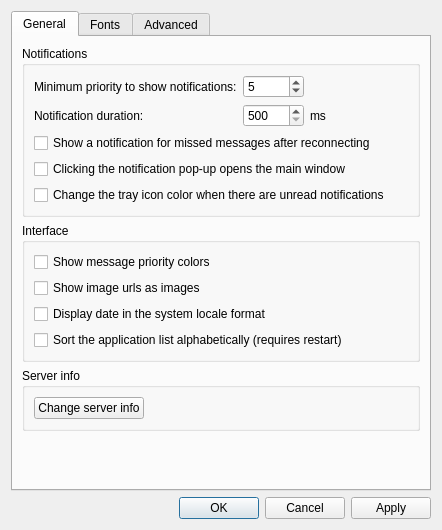
<?xml version="1.0" encoding="UTF-8"?>
<ui version="4.0">
 <class>Dialog</class>
 <widget class="QDialog" name="Dialog">
  <property name="geometry">
   <rect>
    <x>0</x>
    <y>0</y>
    <width>442</width>
    <height>530</height>
   </rect>
  </property>
  <property name="windowTitle">
   <string>Dialog</string>
  </property>
  <layout class="QGridLayout" name="gridLayout">
   <item row="1" column="4">
    <widget class="QDialogButtonBox" name="buttonBox">
     <property name="orientation">
      <enum>Qt::Horizontal</enum>
     </property>
     <property name="standardButtons">
      <set>QDialogButtonBox::Apply|QDialogButtonBox::Cancel|QDialogButtonBox::Ok</set>
     </property>
    </widget>
   </item>
   <item row="0" column="0" colspan="5">
    <widget class="QTabWidget" name="tabWidget">
     <property name="currentIndex">
      <number>0</number>
     </property>
     <widget class="QWidget" name="tab_general">
      <attribute name="title">
       <string>General</string>
      </attribute>
      <layout class="QVBoxLayout" name="verticalLayout_4">
       <item>
        <widget class="QGroupBox" name="groupBox_notifications">
         <property name="title">
          <string>Notifications</string>
         </property>
         <layout class="QGridLayout" name="gridLayout_4">
          <item row="1" column="0">
           <widget class="QLabel" name="label_notification_duration">
            <property name="text">
             <string>Notification duration:</string>
            </property>
           </widget>
          </item>
          <item row="1" column="1">
           <widget class="QSpinBox" name="spin_duration">
            <property name="minimum">
             <number>500</number>
            </property>
            <property name="maximum">
             <number>30000</number>
            </property>
            <property name="singleStep">
             <number>100</number>
            </property>
           </widget>
          </item>
          <item row="3" column="0" colspan="3">
           <widget class="QCheckBox" name="cb_notification_click">
            <property name="text">
             <string>Clicking the notification pop-up opens the main window</string>
            </property>
           </widget>
          </item>
          <item row="1" column="2">
           <widget class="QLabel" name="label_notification_duration_ms">
            <property name="text">
             <string>ms</string>
            </property>
           </widget>
          </item>
          <item row="0" column="2">
           <spacer name="horizontalSpacer_3">
            <property name="orientation">
             <enum>Qt::Horizontal</enum>
            </property>
            <property name="sizeHint" stdset="0">
             <size>
              <width>40</width>
              <height>20</height>
             </size>
            </property>
           </spacer>
          </item>
          <item row="2" column="0" colspan="3">
           <widget class="QCheckBox" name="cb_notify">
            <property name="text">
             <string>Show a notification for missed messages after reconnecting</string>
            </property>
           </widget>
          </item>
          <item row="0" column="1">
           <widget class="QSpinBox" name="spin_priority">
            <property name="minimum">
             <number>1</number>
            </property>
            <property name="maximum">
             <number>10</number>
            </property>
            <property name="value">
             <number>5</number>
            </property>
           </widget>
          </item>
          <item row="0" column="0">
           <widget class="QLabel" name="label_notification_priority">
            <property name="text">
             <string>Minimum priority to show notifications:</string>
            </property>
           </widget>
          </item>
          <item row="4" column="0" colspan="3">
           <widget class="QCheckBox" name="cb_tray_icon_unread">
            <property name="text">
             <string>Change the tray icon color when there are unread notifications</string>
            </property>
           </widget>
          </item>
         </layout>
        </widget>
       </item>
       <item>
        <widget class="QGroupBox" name="groupBox_2">
         <property name="title">
          <string>Interface</string>
         </property>
         <layout class="QVBoxLayout" name="verticalLayout_2">
          <item>
           <widget class="QCheckBox" name="cb_priority_colors">
            <property name="toolTip">
             <string>4..7   -&gt; medium
8..10 -&gt; high</string>
            </property>
            <property name="text">
             <string>Show message priority colors</string>
            </property>
           </widget>
          </item>
          <item>
           <widget class="QCheckBox" name="cb_image_urls">
            <property name="text">
             <string>Show image urls as images</string>
            </property>
           </widget>
          </item>
          <item>
           <widget class="QCheckBox" name="cb_locale">
            <property name="text">
             <string>Display date in the system locale format</string>
            </property>
           </widget>
          </item>
          <item>
           <widget class="QCheckBox" name="cb_sort_applications">
            <property name="text">
             <string>Sort the application list alphabetically (requires restart)</string>
            </property>
           </widget>
          </item>
         </layout>
        </widget>
       </item>
       <item>
        <widget class="QGroupBox" name="groupBox_server_info">
         <property name="title">
          <string>Server info</string>
         </property>
         <layout class="QGridLayout" name="gridLayout_3">
          <item row="0" column="0">
           <widget class="QPushButton" name="pb_change_server_info">
            <property name="text">
             <string>Change server info</string>
            </property>
           </widget>
          </item>
          <item row="0" column="1">
           <spacer name="horizontalSpacer_2">
            <property name="orientation">
             <enum>Qt::Horizontal</enum>
            </property>
            <property name="sizeHint" stdset="0">
             <size>
              <width>40</width>
              <height>20</height>
             </size>
            </property>
           </spacer>
          </item>
         </layout>
        </widget>
       </item>
       <item>
        <spacer name="verticalSpacer">
         <property name="orientation">
          <enum>Qt::Vertical</enum>
         </property>
         <property name="sizeHint" stdset="0">
          <size>
           <width>20</width>
           <height>40</height>
          </size>
         </property>
        </spacer>
       </item>
      </layout>
     </widget>
     <widget class="QWidget" name="tab_fonts">
      <attribute name="title">
       <string>Fonts</string>
      </attribute>
      <layout class="QVBoxLayout" name="verticalLayout_5">
       <item>
        <layout class="QHBoxLayout" name="horizontalLayout_5">
         <item>
          <widget class="QPushButton" name="pb_reset_fonts">
           <property name="text">
            <string>Reset all fonts</string>
           </property>
          </widget>
         </item>
        </layout>
       </item>
       <item>
        <widget class="QGroupBox" name="groupBox_fonts_message">
         <property name="title">
          <string>Message</string>
         </property>
         <layout class="QVBoxLayout" name="layout_fonts_message">
          <property name="spacing">
           <number>6</number>
          </property>
          <property name="leftMargin">
           <number>4</number>
          </property>
          <property name="topMargin">
           <number>4</number>
          </property>
          <property name="rightMargin">
           <number>4</number>
          </property>
          <property name="bottomMargin">
           <number>4</number>
          </property>
          <item>
           <layout class="QHBoxLayout" name="horizontalLayout">
            <item>
             <widget class="QPushButton" name="pb_font_message_title">
              <property name="text">
               <string>Title</string>
              </property>
             </widget>
            </item>
            <item>
             <widget class="QPushButton" name="pb_font_message_date">
              <property name="text">
               <string>Date</string>
              </property>
             </widget>
            </item>
            <item>
             <widget class="QPushButton" name="pb_font_message_content">
              <property name="text">
               <string>Message</string>
              </property>
             </widget>
            </item>
           </layout>
          </item>
         </layout>
        </widget>
       </item>
       <item>
        <spacer name="verticalSpacer_3">
         <property name="orientation">
          <enum>Qt::Vertical</enum>
         </property>
         <property name="sizeHint" stdset="0">
          <size>
           <width>20</width>
           <height>40</height>
          </size>
         </property>
        </spacer>
       </item>
      </layout>
     </widget>
     <widget class="QWidget" name="tab_advanced">
      <attribute name="title">
       <string>Advanced</string>
      </attribute>
      <layout class="QVBoxLayout" name="verticalLayout">
       <item>
        <widget class="QGroupBox" name="groupBox">
         <property name="title">
          <string>Settings</string>
         </property>
         <layout class="QHBoxLayout" name="horizontalLayout_2">
          <item>
           <widget class="QPushButton" name="pb_reset">
            <property name="text">
             <string>Reset</string>
            </property>
           </widget>
          </item>
          <item>
           <widget class="QPushButton" name="pb_import">
            <property name="text">
             <string>Import</string>
            </property>
           </widget>
          </item>
          <item>
           <widget class="QPushButton" name="pb_export">
            <property name="text">
             <string>Export</string>
            </property>
           </widget>
          </item>
         </layout>
        </widget>
       </item>
       <item>
        <widget class="QGroupBox" name="groupbox_image_popup">
         <property name="title">
          <string>Image pop-up for URLs</string>
         </property>
         <property name="checkable">
          <bool>true</bool>
         </property>
         <layout class="QGridLayout" name="gridLayout_2">
          <item row="0" column="0">
           <layout class="QHBoxLayout" name="horizontalLayout_4">
            <item>
             <widget class="QLabel" name="label">
              <property name="toolTip">
               <string>Maximum pop-up width</string>
              </property>
              <property name="text">
               <string>Width</string>
              </property>
             </widget>
            </item>
            <item>
             <widget class="QSpinBox" name="spin_popup_w">
              <property name="toolTip">
               <string>Maximum pop-up width</string>
              </property>
              <property name="alignment">
               <set>Qt::AlignCenter</set>
              </property>
              <property name="minimum">
               <number>100</number>
              </property>
              <property name="maximum">
               <number>10000</number>
              </property>
             </widget>
            </item>
            <item>
             <widget class="QLabel" name="label_2">
              <property name="toolTip">
               <string>Maximum pop-up height</string>
              </property>
              <property name="text">
               <string>Height</string>
              </property>
             </widget>
            </item>
            <item>
             <widget class="QSpinBox" name="spin_popup_h">
              <property name="toolTip">
               <string>Maximum pop-up height</string>
              </property>
              <property name="alignment">
               <set>Qt::AlignCenter</set>
              </property>
              <property name="minimum">
               <number>100</number>
              </property>
              <property name="maximum">
               <number>10000</number>
              </property>
             </widget>
            </item>
            <item>
             <spacer name="horizontalSpacer">
              <property name="orientation">
               <enum>Qt::Horizontal</enum>
              </property>
              <property name="sizeHint" stdset="0">
               <size>
                <width>40</width>
                <height>20</height>
               </size>
              </property>
             </spacer>
            </item>
           </layout>
          </item>
         </layout>
        </widget>
       </item>
       <item>
        <widget class="QGroupBox" name="groupbox_watchdog">
         <property name="title">
          <string>Server watchdog thread (requires restart)</string>
         </property>
         <property name="checkable">
          <bool>true</bool>
         </property>
         <layout class="QVBoxLayout" name="verticalLayout_3">
          <item>
           <layout class="QHBoxLayout" name="horizontalLayout_3">
            <item>
             <widget class="QLabel" name="label_watchdog_interval">
              <property name="text">
               <string>Interval:</string>
              </property>
             </widget>
            </item>
            <item>
             <widget class="QSpinBox" name="spin_watchdog_interval">
              <property name="minimum">
               <number>1</number>
              </property>
              <property name="maximum">
               <number>100000</number>
              </property>
             </widget>
            </item>
            <item>
             <widget class="QLabel" name="label_watchdog_interval_s">
              <property name="text">
               <string>s</string>
              </property>
             </widget>
            </item>
            <item>
             <spacer name="horizontalSpacer_4">
              <property name="orientation">
               <enum>Qt::Horizontal</enum>
              </property>
              <property name="sizeHint" stdset="0">
               <size>
                <width>40</width>
                <height>20</height>
               </size>
              </property>
             </spacer>
            </item>
           </layout>
          </item>
         </layout>
        </widget>
       </item>
       <item>
        <widget class="QGroupBox" name="groupBox_cache">
         <property name="title">
          <string>Cache</string>
         </property>
         <layout class="QHBoxLayout" name="horizontalLayout_6">
          <item>
           <widget class="QPushButton" name="pb_clear_cache">
            <property name="text">
             <string>Clear</string>
            </property>
           </widget>
          </item>
          <item>
           <widget class="QPushButton" name="pb_open_cache_dir">
            <property name="text">
             <string>Open</string>
            </property>
           </widget>
          </item>
          <item>
           <widget class="QLabel" name="label_cache">
            <property name="text">
             <string>TextLabel</string>
            </property>
           </widget>
          </item>
          <item>
           <spacer name="horizontalSpacer_6">
            <property name="orientation">
             <enum>Qt::Horizontal</enum>
            </property>
            <property name="sizeHint" stdset="0">
             <size>
              <width>40</width>
              <height>20</height>
             </size>
            </property>
           </spacer>
          </item>
         </layout>
        </widget>
       </item>
       <item>
        <widget class="QGroupBox" name="groupBox_logging">
         <property name="title">
          <string>Logging</string>
         </property>
         <layout class="QGridLayout" name="gridLayout_6">
          <item row="0" column="1">
           <widget class="QComboBox" name="combo_logging"/>
          </item>
          <item row="0" column="3">
           <spacer name="horizontalSpacer_5">
            <property name="orientation">
             <enum>Qt::Horizontal</enum>
            </property>
            <property name="sizeHint" stdset="0">
             <size>
              <width>190</width>
              <height>20</height>
             </size>
            </property>
           </spacer>
          </item>
          <item row="0" column="2">
           <widget class="QPushButton" name="pb_open_log">
            <property name="maximumSize">
             <size>
              <width>30</width>
              <height>16777215</height>
             </size>
            </property>
            <property name="toolTip">
             <string>Open logfile</string>
            </property>
            <property name="text">
             <string>...</string>
            </property>
           </widget>
          </item>
          <item row="0" column="0">
           <widget class="QLabel" name="label_logging">
            <property name="text">
             <string>Level</string>
            </property>
           </widget>
          </item>
         </layout>
        </widget>
       </item>
       <item>
        <spacer name="verticalSpacer_2">
         <property name="orientation">
          <enum>Qt::Vertical</enum>
         </property>
         <property name="sizeHint" stdset="0">
          <size>
           <width>20</width>
           <height>40</height>
          </size>
         </property>
        </spacer>
       </item>
      </layout>
     </widget>
    </widget>
   </item>
   <item row="1" column="2">
    <widget class="QLabel" name="label_qt_icon">
     <property name="text">
      <string/>
     </property>
    </widget>
   </item>
   <item row="1" column="1">
    <widget class="QLabel" name="label_app_version">
     <property name="text">
      <string/>
     </property>
    </widget>
   </item>
   <item row="1" column="0">
    <widget class="QLabel" name="label_app_icon">
     <property name="text">
      <string/>
     </property>
    </widget>
   </item>
   <item row="1" column="3">
    <widget class="QLabel" name="label_qt_version">
     <property name="text">
      <string/>
     </property>
    </widget>
   </item>
  </layout>
 </widget>
 <tabstops>
  <tabstop>tabWidget</tabstop>
  <tabstop>spin_priority</tabstop>
  <tabstop>spin_duration</tabstop>
  <tabstop>cb_notify</tabstop>
  <tabstop>cb_notification_click</tabstop>
  <tabstop>cb_tray_icon_unread</tabstop>
  <tabstop>cb_priority_colors</tabstop>
  <tabstop>cb_image_urls</tabstop>
  <tabstop>cb_locale</tabstop>
  <tabstop>cb_sort_applications</tabstop>
  <tabstop>pb_change_server_info</tabstop>
  <tabstop>pb_reset_fonts</tabstop>
  <tabstop>pb_font_message_title</tabstop>
  <tabstop>pb_font_message_date</tabstop>
  <tabstop>pb_font_message_content</tabstop>
  <tabstop>pb_reset</tabstop>
  <tabstop>pb_import</tabstop>
  <tabstop>pb_export</tabstop>
  <tabstop>groupbox_image_popup</tabstop>
  <tabstop>spin_popup_w</tabstop>
  <tabstop>spin_popup_h</tabstop>
  <tabstop>groupbox_watchdog</tabstop>
  <tabstop>spin_watchdog_interval</tabstop>
  <tabstop>pb_clear_cache</tabstop>
  <tabstop>pb_open_cache_dir</tabstop>
  <tabstop>combo_logging</tabstop>
  <tabstop>pb_open_log</tabstop>
 </tabstops>
 <resources/>
 <connections>
  <connection>
   <sender>buttonBox</sender>
   <signal>accepted()</signal>
   <receiver>Dialog</receiver>
   <slot>accept()</slot>
   <hints>
    <hint type="sourcelabel">
     <x>257</x>
     <y>330</y>
    </hint>
    <hint type="destinationlabel">
     <x>157</x>
     <y>274</y>
    </hint>
   </hints>
  </connection>
  <connection>
   <sender>buttonBox</sender>
   <signal>rejected()</signal>
   <receiver>Dialog</receiver>
   <slot>reject()</slot>
   <hints>
    <hint type="sourcelabel">
     <x>325</x>
     <y>330</y>
    </hint>
    <hint type="destinationlabel">
     <x>286</x>
     <y>274</y>
    </hint>
   </hints>
  </connection>
 </connections>
</ui>
